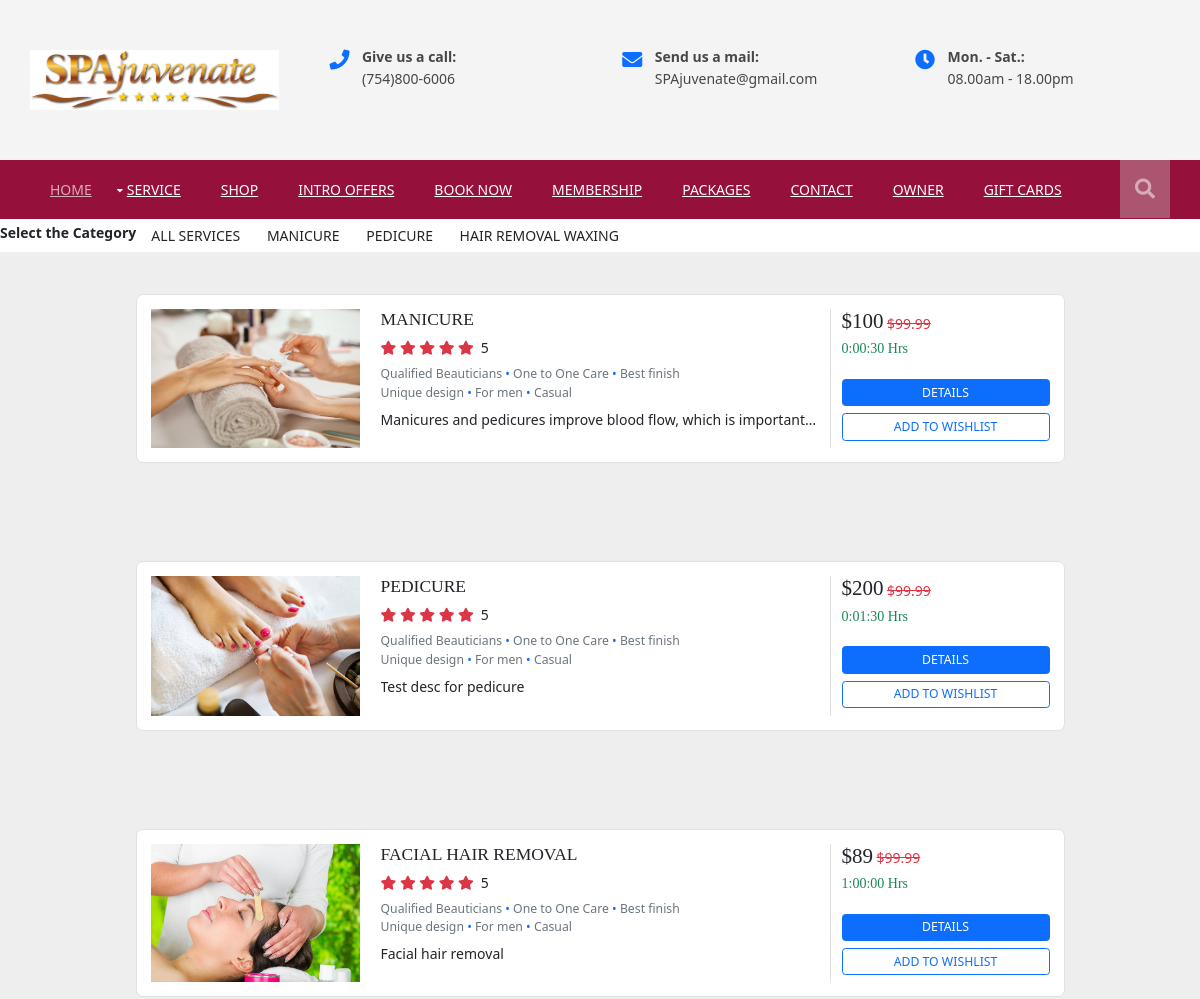
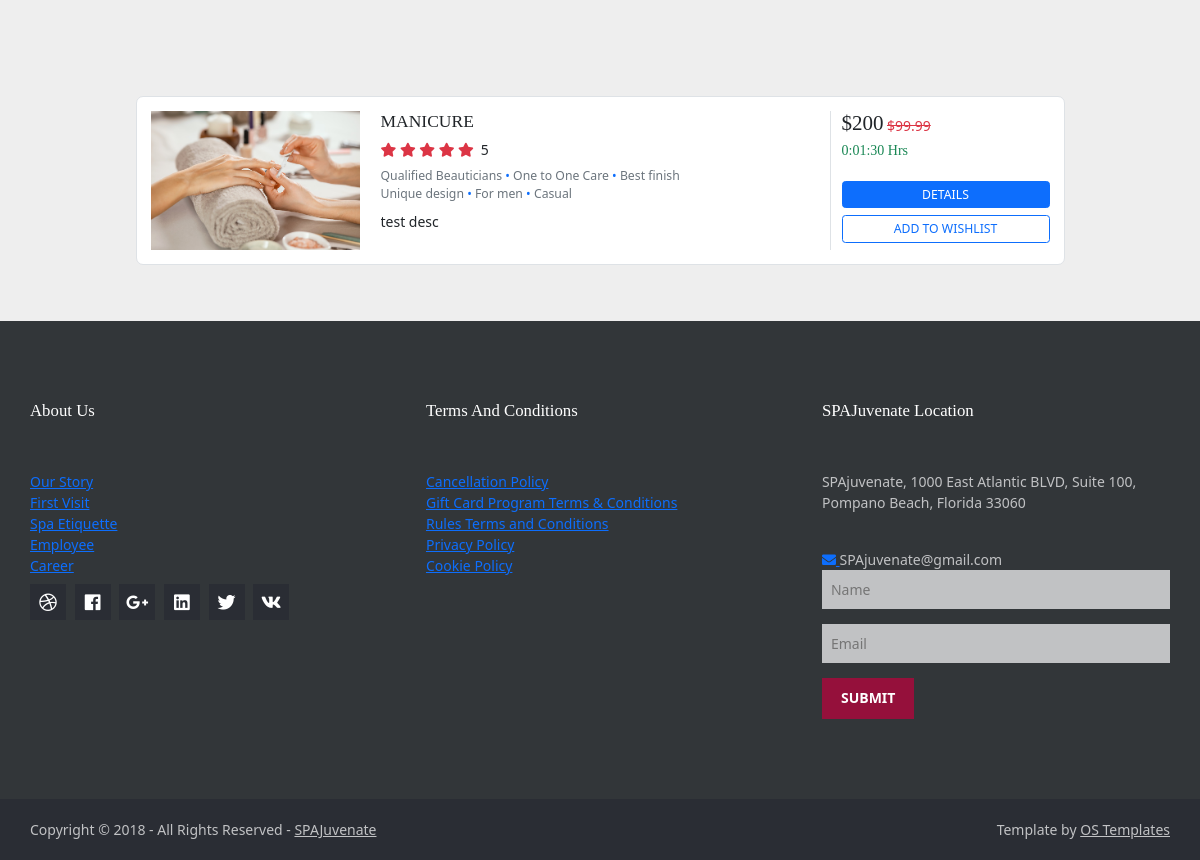
Page /shop on the committed database (2 pictures, top to bottom).
### customer/models.py (models this page shows, shortened)
class Categories(models.Model):
    category_name = models.CharField(max_length=140, unique=True)
    description=models.CharField(max_length=200,null=True,blank=True)
    status=models.BooleanField(default=True)
    created_date=models.DateTimeField(auto_now_add=True,null=True)
    image=models.ImageField(upload_to="images/",null=True,blank=True)

class Services(models.Model):
    name=models.CharField(max_length=200)
    category=models.ForeignKey(Categories,on_delete=models.CASCADE)
    image=models.ImageField(upload_to="images/",null=True)
    duration=models.DurationField(null=True, blank=True)
    cost=models.PositiveIntegerField()
    description=models.CharField(max_length=250,null=True,blank=True)
    beautician=models.ManyToManyField(Beautician)
    status=models.BooleanField(default=True)
    rating=models.PositiveIntegerField(default=5)
    timeslots=models.ManyToManyField(Timeslots)
    SERVICE_TIMESLOT_LIST = [
        ('09:00 AM – 09:30 AM','09:00 AM – 09:30 AM'),
        ('10:00 AM – 10:30 AM', '10:00 AM – 10:30 AM'),
        ('11:00 AM – 11:30 AM', '11:00 AM – 11:30 AM'),
        ('12:00 PM – 12:30 PM', '12:00 PM – 12:30 PM'),
        ('13:00 PM – 13:30 PM', '13:00 PM – 13:30 PM'),
        ('14:00 PM – 14:30 PM', '14:00 PM – 14:30 PM'),
        ('15:00 PM – 15:30 PM', '15:00 PM – 15:30 PM'),
        ('16:00 PM – 16:30 PM', '16:00 PM – 16:30 PM'),
        ('17:00 PM – 17:30 PM', '17:00 PM – 17:30 PM'),
    ]
    availability=models.IntegerField(choices=SERVICE_TIMESLOT_LIST,blank=True,null=True)

### customer/views.py (the view, shortened to what this page needs)
# urls.py: path("shop", views.ShopView.as_view(), name="shop"),
class ShopView(TemplateView):
    template_name = "shop.html"
    def get_context_data(self, **kwargs):
        context = super().get_context_data(**kwargs)
        context["services"] = Services.objects.all()
        context["categories"] = Categories.objects.all()
        return context

### customer/templates/shop.html (shortened to what this page needs)
{%extends 'base.html'%}
{%block body%}
<div class="btn-group-vertical" role="group" aria-label="Vertical radio toggle button group">
  <form action="" method="post">
      <label for="slots"><strong> Select the Category </strong></label>
      <input type="submit" name="slot" class="btn" value="All Services"
      {%for category in categories%}
      <input type="submit" name="slot" class="btn" value="{{category.category_name}}" />
      {%endfor%}
  </form>
</div>
{%if services%}
{%for service in services%}
<section style="background-color: #eee;">
    <div class="container py-5">
      <div class="row justify-content-center mb-3">
        <div class="col-md-12 col-xl-10">
          <div class="card shadow-0 border rounded-3">
            <div class="card-body">
              <div class="row">
                <div class="col-md-12 col-lg-3 col-xl-3 mb-4 mb-lg-0">
                  <div class="bg-image hover-zoom ripple rounded ripple-surface">
                    <img src="{{service.image.url}}"
                      class="w-100" />
                  </div>
                </div>
                <div class="col-md-6 col-lg-6 col-xl-6">
                  <h5>{{service.name}}</h5>
                  <div class="d-flex flex-row">
                    <div class="text-danger mb-1 me-2">
                      <i class="fa fa-star"></i>
                      <i class="fa fa-star"></i>
                      <i class="fa fa-star"></i>
                      <i class="fa fa-star"></i>
                      <i class="fa fa-star"></i>
                    </div>
                    <span>{{service.rating}}</span>
                  </div>
                  <div class="mt-1 mb-0 text-muted small">
                    <span>Qualified Beauticians</span>
                    <span class="text-primary"> • </span>
                    <span>One to One Care</span>
                    <span class="text-primary"> • </span>
                    <span>Best finish<br /></span>
                  </div>
                  <div class="mb-2 text-muted small">
                    <span>Unique design</span>
                    <span class="text-primary"> • </span>
                    <span>For men</span>
                    <span class="text-primary"> • </span>
                    <span>Casual<br /></span>
                  </div>
                  <p class="text-truncate mb-4 mb-md-0">
                    {{service.description}}
                  </p>
                </div>
                <div class="col-md-6 col-lg-3 col-xl-3 border-sm-start-none border-start">
                  <div class="d-flex flex-row align-items-center mb-1">
                    <h4 class="mb-1 me-1">${{service.cost}}</h4>
                    <span class="text-danger"><s>$99.99</s></span>
                  </div>
                  <h6 class="text-success">{{service.duration}} hrs</h6>
                  <div class="d-flex flex-column mt-4">
                    <button class="btn btn-primary btn-sm" type="button">Details</button>
                    <button class="btn btn-outline-primary btn-sm mt-2" type="button">
                      Add to wishlist
                    </button>
                  </div>
                </div>
              </div>
            </div>
          </div>
        </div>
      </div>
  </section>
  {%endfor%}
  {%else%}
  <div class="py-5">
    <div class="row justify-content-center mb-3">
      <center><strong>Sorry! Services not found for the selected category</strong></center>
    </div>
  </div>
{%endif%}
{%endblock%}

### customer/static/layout/styles/layout.css (style rules this page uses)
.container { padding:80px 0; }
*, *::before, *::after { transition:all .3s ease-in-out; }
body { color:#474747; background-color:#FFFFFF; }
.btn, .btn.inverse:hover { color:#FFFFFF; background-color:#95103B; border-color:#95103B; }

### customer/static/layout/styles/framework.css (style rules this page uses)
html { overflow-y:scroll; overflow-x:hidden; }
html, body { margin:0; padding:0; font-size:14px; line-height:1.6em; }
*, *::before, *::after { box-sizing:border-box; }
.btn { display:inline-block; padding:8px 18px 10px; text-transform:uppercase; border:1px solid; }
img { width:auto; max-width:100%; height:auto; margin:0; padding:0; border:none; line-height:normal; vertical-align:middle; }
body, input, textarea, select { font-family:Verdana, Geneva, sans-serif; }
h1, h2, h3, h4, h5, h6, .heading { font-family:Georgia, "Times New Roman", Times, serif; }
form, fieldset, legend { margin:0; padding:0; border:none; }
label, input, textarea, select, button { display:block; resize:none; outline:none; color:inherit; font-size:inherit; font-family:inherit; vertical-align:middle; }
label { margin-bottom:5px; }
::placeholder { opacity:1; }
h1, h2, h3, h4, h5, h6, .heading { margin:0 0 20px 0; font-size:22px; line-height:normal; font-weight:normal; text-transform:capitalize; }
address, article, aside, figcaption, figure, footer, header, main, nav, section { display:block; margin:0; padding:0; }

### rows in the picture
Categories: slot "Manicure"
Categories: slot "Pedicure"
Categories: slot "HAIR REMOVAL WAXING"
Services: image (picture), name "MANICURE", rating "5", description "Manicures and pedicures improve blood flow, which is important…", cost "100", duration "0:00:30"
Services: image (picture), name "PEDICURE", rating "5", description "Test desc for pedicure", cost "200", duration "0:01:30"
Services: image (picture), name "FACIAL HAIR REMOVAL", rating "5", description "Facial hair removal", cost "89", duration "1:00:00"
Services: image (picture), name "MANICURE", rating "5", description "test desc", cost "200", duration "0:01:30"
